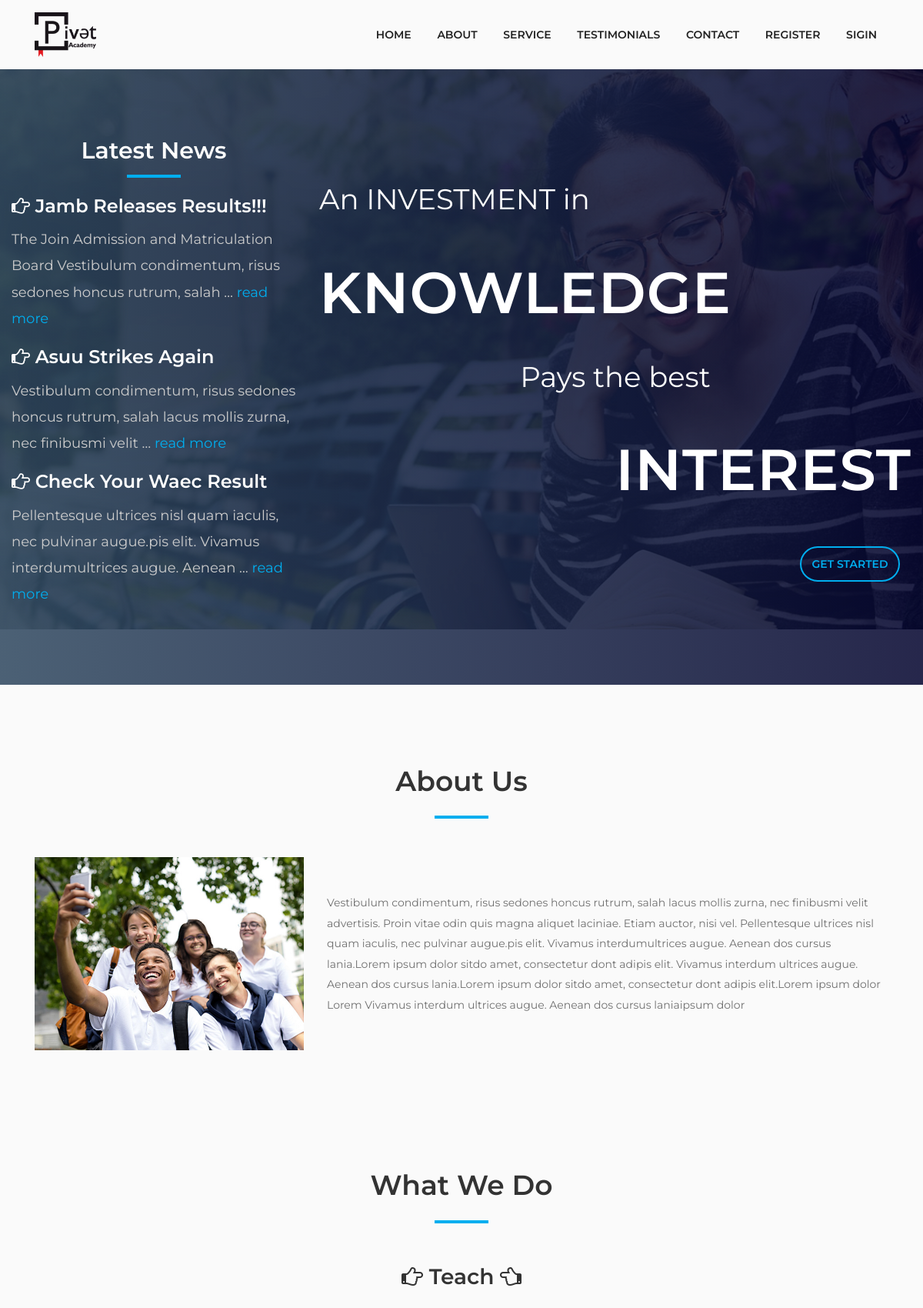
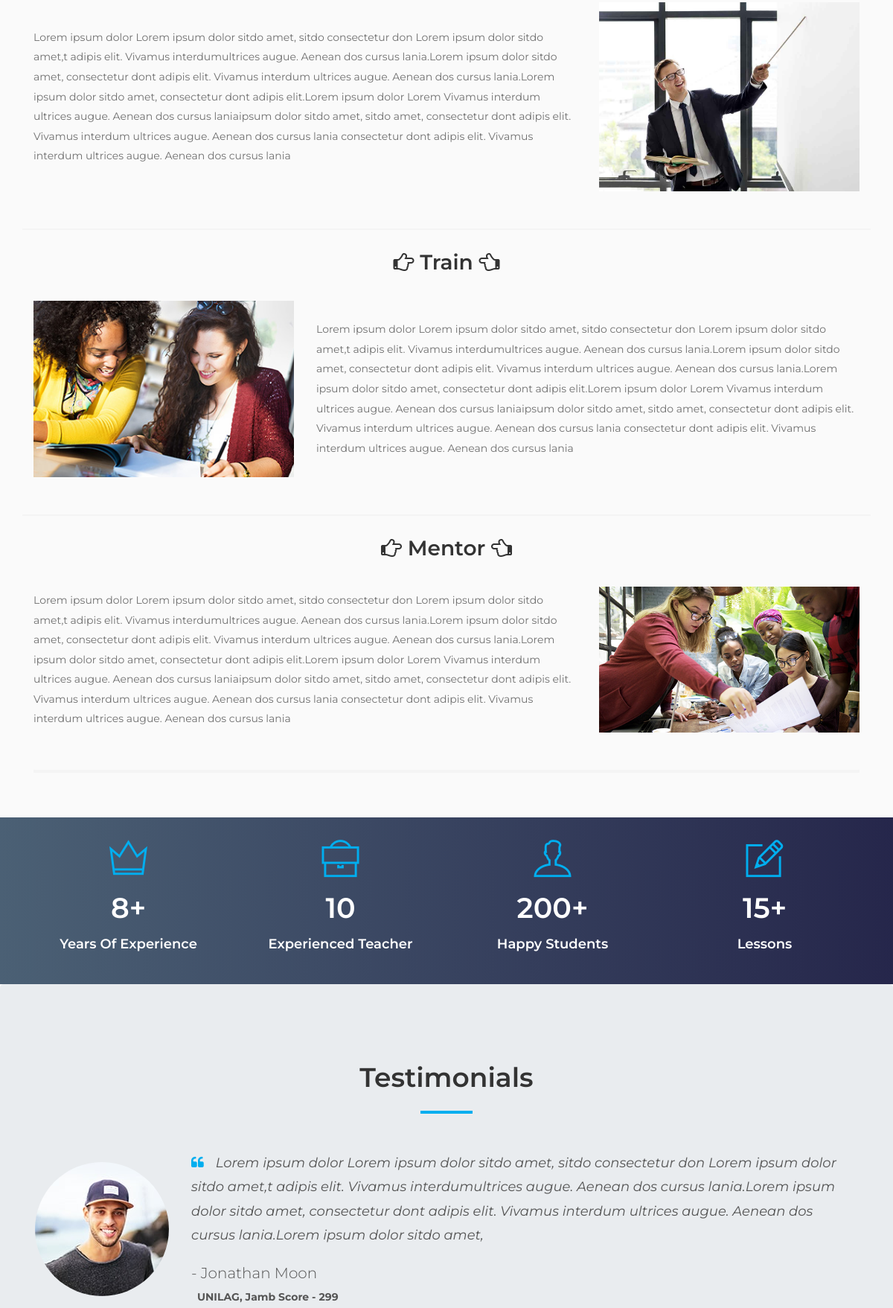
The page / (upper part) on the database its author committed (2 pictures, top to bottom).
### blog/models.py (models this page shows, shortened)
class Post(models.Model):
	title = models.CharField(max_length = 100)
	content = models.TextField()
	date_posted = models.DateTimeField(default = timezone.now)
	author = models.ForeignKey(User, on_delete = models.CASCADE)

### blog/views.py (the view, shortened to what this page needs)
# urls.py: path('', views.home, name = 'home'),
def home(request):
	first_three = []
	for num in range(3):
		first_three.append(Post.objects.all()[num])
	context = {
		'posts': Post.objects.all(),
		'three': first_three,
	}
	return render(request, 'blog/home.html', context)

### blog/templates/blog/home.html (shortened to what this page needs)
{% extends 'blog/base.html' %}
{% load static %}
{% block content %}
  <section id="home" class="welcome-area">
    <div class="welcome-slides owl-carousel">
      <div class="welcome-welcome-slide bg-img bg-gradient-overlay jarallax" style="background-image: url({% static 'blog/img/hero-slider/1.jpg' %});">
        <div class="container-fluid h-100">
          <div class="row h-100 align-items-center">
            <div class="col-md-4">
              <div class="row">
                <div class="col-md-12">
                  <div class="welcome-text">
                    <div class="left-side">
                      <h3 class="text-center">Latest News</h3>
                      <div class="line"></div>
                      {% for post in three %}
                        <h4 class="hs-title post-title"><i class="fa fa-hand-o-right"></i> {{ post.title }}</h4>
                        <p class="hs-des post-content">{{ post.content|truncatewords:"13" }}
                          {% if user.is_authenticated  %}
                            <a href="{% url 'news' %}">read more</a>
                          {% else %}
                            <a href="{% url 'login' %}">read more</a>
                          {% endif %}
                        </p>
                      {% endfor %}
                    </div>
                  </div>
                </div>
              </div>
            </div>
            <div class="col-md-8">
              <div class="row">
                <div class="col-md-12">
                  <div class="welcome-text">
                    <div class="right-side">
                      <p data-animation="fadeInDown" data-delay="300ms" class="text-left">An INVESTMENT in</p>
                      <p data-animation="fadeInDown" data-delay="100ms" class="h2 text-left">KNOWLEDGE</p>
                      <p data-animation="fadeInUp" data-delay="300ms" class="text-center">Pays the best</p>
                      <p data-animation="fadeInUp" data-delay="100ms" class="h2 text-right">INTEREST</p>
                    </div>
                    <div class="col-md-12 text-right">
                      <div class="welcome-btn-group">
                        <a href="{% url 'login' %}" class="btn dento-btn active" data-animation="fadeInUp" data-delay="500ms">Get Started</a>
                      </div>
                    </div>
                  </div>
                </div>
              </div>
            </div>
          </div>
        </div>
      </div>
    </div>
  </section>
  <section id="about" class="dento-about-us-area section-padding-100-0 offset">
      <div class="container">
        <div class="row align-items-center">
          <div class="section-heading col-12 col-md-12 text-center">
            <h2>About Us</h2>
            <div class="line"></div>
          </div>
          <div class="col-12 col-md-4">
            <div class="about-us-thumbnail mb-50">
              <img src="{% static 'blog/img/about.jpg' %}" alt="">
            </div>
          </div>
          <div class="col-12 col-md-8">
            <div class="about-us-content mb-50">
              <p>Vestibulum condimentum, risus sedones honcus rutrum, salah lacus mollis zurna, nec finibusmi velit advertisis. Proin vitae odin quis magna aliquet laciniae. Etiam auctor, nisi vel. Pellentesque ultrices nisl quam iaculis, nec pulvinar
                augue.pis elit. Vivamus interdumultrices augue. Aenean dos cursus lania.Lorem ipsum dolor sitdo amet, consectetur dont adipis elit. Vivamus interdum ultrices augue. Aenean dos cursus lania.Lorem ipsum dolor sitdo amet, consectetur dont adipis elit.Lorem ipsum dolor Lorem Vivamus interdum ultrices augue. Aenean dos cursus laniaipsum dolor
              </p>
            </div>
          </div>
        </div>
      </div>
    </section>
  <section id="service" class="dento-about-us-area section-padding-100-0 offset">
    <div class="container">
      <div class="row align-items-center">
        <div class="col-12">
          <div class="section-heading text-center">
            <h2>What We Do</h2>
            <div class="line"></div>
          </div>
        </div>
        <div class="col-12 col-md-12">
          <h3 class="text-center pb-3"><i class="fa fa-hand-o-right"></i> Teach <i class="fa fa-hand-o-left"></i></h3>
        </div>
        <div class="col-12 col-md-8">
          <div class="about-us-content mb-50">
            <div class="section-heading">
              <p> Lorem ipsum dolor  Lorem ipsum dolor sitdo amet, sitdo consectetur don Lorem ipsum dolor sitdo amet,t adipis elit. Vivamus interdumultrices augue. Aenean dos cursus lania.Lorem ipsum dolor sitdo amet, consectetur dont adipis elit. Vivamus interdum ultrices augue. Aenean dos cursus lania.Lorem ipsum dolor sitdo amet, consectetur dont adipis elit.Lorem ipsum dolor Lorem Vivamus interdum ultrices augue. Aenean dos cursus laniaipsum dolor sitdo amet,  sitdo amet, consectetur dont adipis elit. Vivamus interdum ultrices augue. Aenean dos cursus lania consectetur dont adipis elit. Vivamus interdum ultrices augue. Aenean dos cursus lania
              </p>
            </div>
          </div>
        </div>
        <div class="col-12 col-md-4">
          <div class="about-us-thumbnail mb-50">
            <img src="{% static 'blog/img/services/6.jpg' %}" alt="1">
          </div>
        </div>
        <div class="dento-border clearfix mb-4"></div>
        <div class="col-12 col-md-12">
          <h3 class="text-center pb-4"><i class="fa fa-hand-o-right"></i> Train <i class="fa fa-hand-o-left"></i></h3>
        </div>
        <div class="col-12 col-md-4">
          <div class="about-us-thumbnail mb-50">
            <img src="{% static 'blog/img/services/2.jpg' %}" alt="1">
          </div>
        </div>
        <div class="col-12 col-md-8">
          <div class="about-us-content mb-50">
            <div class="section-heading">
              <p> Lorem ipsum dolor  Lorem ipsum dolor sitdo amet, sitdo consectetur don Lorem ipsum dolor sitdo amet,t adipis elit. Vivamus interdumultrices augue. Aenean dos cursus lania.Lorem ipsum dolor sitdo amet, consectetur dont adipis elit. Vivamus interdum ultrices augue. Aenean dos cursus lania.Lorem ipsum dolor sitdo amet, consectetur dont adipis elit.Lorem ipsum dolor Lorem Vivamus interdum ultrices augue. Aenean dos cursus laniaipsum dolor sitdo amet,  sitdo amet, consectetur dont adipis elit. Vivamus interdum ultrices augue. Aenean dos cursus lania consectetur dont adipis elit. Vivamus interdum ultrices augue. Aenean dos cursus lania
              </p>
            </div>
          </div>
        </div>
        <div class="dento-border clearfix mb-4"></div>
        <div class="col-12 col-md-12">
          <h3 class="text-center pb-4"><i class="fa fa-hand-o-right"></i> Mentor <i class="fa fa-hand-o-left"></i></h3>
        </div>
        <div class="col-12 col-md-8">
          <div class="about-us-content mb-50">
            <div class="section-heading">
              <p> Lorem ipsum dolor  Lorem ipsum dolor sitdo amet, sitdo consectetur don Lorem ipsum dolor sitdo amet,t adipis elit. Vivamus interdumultrices augue. Aenean dos cursus lania.Lorem ipsum dolor sitdo amet, consectetur dont adipis elit. Vivamus interdum ultrices augue. Aenean dos cursus lania.Lorem ipsum dolor sitdo amet, consectetur dont adipis elit.Lorem ipsum dolor Lorem Vivamus interdum ultrices augue. Aenean dos cursus laniaipsum dolor sitdo amet,  sitdo amet, consectetur dont adipis elit. Vivamus interdum ultrices augue. Aenean dos cursus lania consectetur dont adipis elit. Vivamus interdum ultrices augue. Aenean dos cursus lania
              </p>
            </div>
          </div>
        </div>
        <div class="col-12 col-md-4">
          <div class="about-us-thumbnail mb-50">
            <img src="{% static 'blog/img/services/3.jpg' %}" alt="1">
          </div>
        </div>
      </div>
    </div>
  </section>
  <div class="container">
    <div class="dento-border clearfix"></div>
    <div class="dento-border clearfix"></div>
  </div>
  <section class="dento-service-area bg-img bg-gradient-overlay jarallax clearfix" style="background-image: url({% static 'blog/img/fact-bg.jpg' %});">
    <div class="dento-cta-area">
      <div class="container">
        <div class="row">
          <div class="col-lg-3">
            <div class="single-cta text-center mt-30 mb-40">
              <i class="ti-crown"></i>
              <h2><span class="counter">8</span>+</h2>
              <h5>Years Of Experience</h5>
            </div>
          </div>
          <div class="col-lg-3">
            <div class="single-cta text-center mt-30 mb-40">
              <i class="ti-briefcase"></i>
              <h2><span class="counter">10</span></h2>
              <h5>Experienced Teacher</h5>
            </div>
          </div>
          <div class="col-lg-3">
            <div class="single-cta text-center mt-30 mb-40">
              <i class="ti-user"></i>
              <h2><span class="counter">200</span>+</h2>
              <h5>Happy Students</h5>
            </div>
          </div>
          <div class="col-lg-3">
            <div class="single-cta text-center mt-30 mb-40">
              <i class="ti-pencil-alt"></i>
              <h2><span class="counter">15</span>+</h2>
              <h5>Lessons</h5>
            </div>
          </div>
        </div>
      </div>
    </div>
  </section>
  <section id="testimonial" class="testimonials-area section-padding-100 offset jumbotron">
    <div class="container">
      <div class="row">
        <div class="col-12">
          <div class="section-heading text-center black">
            <h2>Testimonials</h2>
            <div class="line"></div>
          </div>
        </div>
      </div>
      <div class="row">
        <div class="col-12">
          <div class="testimonials-slides owl-carousel">
            <div class="single-testimonial-slide d-flex align-items-center">
              <div class="testimonial-thumb">
                <img src="{% static 'blog/img/testimonials/8.jpg' %}" alt="">
              </div>
              <div class="testimonial-content">
                <h5><i class="fa fa-quote-left pr-3" style="color: #00aeef;"></i>Lorem ipsum dolor Lorem ipsum dolor sitdo amet, sitdo consectetur don Lorem ipsum dolor sitdo amet,t adipis elit. Vivamus interdumultrices augue. Aenean dos cursus lania.Lorem ipsum dolor sitdo amet, consectetur dont adipis elit. Vivamus interdum ultrices augue. Aenean dos cursus lania.Lorem ipsum dolor sitdo amet,</h5>
                <p class="lead">- Jonathan Moon</p>
                <p class="pl-2"><b>UNILAG, Jamb Score - 299</b></p>
              </div>
            </div>
          </div>
        </div>
      </div>
    </div>
  </section>
{%endblock content%}

### static/blog/css/default-assets/classy-nav.css (style rules this page uses)
body { font-family: "Roboto", sans-serif; }
img { height: auto; max-width: 100%; }
.bg-img { background-position: center center; background-size: cover; background-repeat: no-repeat; }

### static/blog/style.css (style rules this page uses)
* { margin: 0; padding: 0; }
body { font-family: "Montserrat", sans-serif; font-weight: 400; font-size: 14px; background: #fafafa; }
h1, h2, h3, h4, h5, h6 { font-family: "Montserrat", sans-serif; color: #333333; line-height: 1.4; font-weight: 600; }
a, a:active, a:focus, a:hover { color: #333333; text-decoration: none; -webkit-transition-duration: 500ms; -o-transition-duration: 500ms; transition-duration: 500ms; outline: none; }
p { line-height: 1.9; color: #707070; font-size: 14px; font-weight: 400; }
img { max-width: 100%; height: auto; }
.welcome-text .left-side a { color: #00aeef; }
.bg-gradient-overlay { position: relative; z-index: 1; }
.bg-gradient-overlay::after { position: absolute; content: ""; height: 100%; width: 100%; top: 0; left: 0; z-index: -1; background: #2c455d; background: -webkit-linear-gradient(to right, #2c455d, #00012c); background: linear-gradient(to right, #2c455d, #00012c); opacity: 0.85; }
.bg-img { background-position: center center; background-size: cover; background-repeat: no-repeat; }
.jarallax { position: relative; z-index: 0; }
.mt-30 { margin-top: 30px; }
.mb-40 { margin-bottom: 40px; }
.mb-50 { margin-bottom: 50px; }
.section-padding-100 { padding-top: 100px; padding-bottom: 100px; }
.section-padding-100-0 { padding-top: 100px; padding-bottom: 0; }
.section-heading { position: relative; z-index: 1; margin-bottom: 50px; }
.section-heading h2 { font-size: 36px; text-transform: capitalize; margin-bottom: 20px; }
.section-heading .line { width: 70px; height: 4px; background-color: #00aeef; }
.section-heading.text-center .line { margin: 0 auto; }
.dento-btn { position: relative; z-index: 1; min-width: 130px; height: 46px; line-height: 42px; font-size: 14px; font-weight: 600; display: inline-block; margin-top: 25px; padding: 0 5px; text-align: center; text-transform: uppercase; color: #ffffff; border-radius: 2px; background-color: #00aeef; -webkit-transition: all 500ms; -o-transition: all 500ms; transition: all 500ms; border: 2px solid #00aeef; }
.dento-btn.active, .dento-btn:focus { box-shadow: none; background-color: transparent; color: #00aeef; border-radius: 25px; }
.welcome-welcome-slide { position: relative; z-index: 2; width: 100%; height: 800px; }
.welcome-text { position: relative; width: 100%; z-index: 1; }
.welcome-text .right-side .h2 { font-size: 75px; color: #ffffff; margin-bottom: 30px; display: block; font-weight: 600; letter-spacing: 1px; text-transform: capitalize; }
.welcome-text .left-side { width: 100%; }
.welcome-text .left-side h3 { font-size: 30px; color: #ffffff; margin-bottom: 10px; display: block; text-transform: capitalize; }
.welcome-text .left-side .line { width: 70px; height: 4px; background-color: #00aeef; margin: auto; margin-top: 2px; margin-bottom: 20px; }
.welcome-text .left-side h4 { font-size: 24px; color: #ffffff; margin-bottom: 10px; display: block; text-transform: capitalize; }
.welcome-text .left-side p { font-size: 18px; color: #cccccc; }
.welcome-text .right-side p { font-size: 37px; color: #ffffff; margin-bottom: 40px; }
.testimonials-area { position: relative; z-index: 1; overflow: hidden; }
.single-testimonial-slide { position: relative; z-index: 1; }
.single-testimonial-slide .testimonial-thumb { -webkit-box-flex: 0; -ms-flex: 0 0 180px; flex: 0 0 180px; max-width: 180px; width: 180px; margin-right: 30px; border-radius: 50%; }
.single-testimonial-slide .testimonial-thumb img { border-radius: 50%; }
.single-testimonial-slide .testimonial-content { position: relative; z-index: 1; }
.single-testimonial-slide .testimonial-content h5 { font-size: 18px; font-weight: 400; line-height: 1.8; font-style: italic; margin-bottom: 15px; color: #555555; }
.single-testimonial-slide .testimonial-content p { margin-bottom: 0; color: #555555; }
.dento-border { position: relative; z-index: 1; width: 100%; height: 2px; background-color: #f4f4f4; }
.dento-cta-area { position: relative; margin-top: 60px; z-index: 1; }
.single-cta { position: relative; z-index: 1; }
.single-cta i { font-size: 50px; color: #00aeef; margin-bottom: 15px; display: block; }
.single-cta h2 { font-size: 38px; display: block; margin-bottom: 10px; color: #ffffff; }
.single-cta h5 { margin-bottom: 0; font-size: 18px; color: #ffffff; }

### rows shown on the page
Post: title "Jamb Releases Results!!!", content "The Join Admission and Matriculation Board Vestibulum condimentum, risus sedones honcus rutrum, salah …"
Post: title "Asuu Strikes Again", content "Vestibulum condimentum, risus sedones honcus rutrum, salah lacus mollis zurna, nec finibusmi velit …"
Post: title "Check Your Waec Result", content "Pellentesque ultrices nisl quam iaculis, nec pulvinar augue.pis elit. Vivamus interdumultrices augue. Aenean …"
